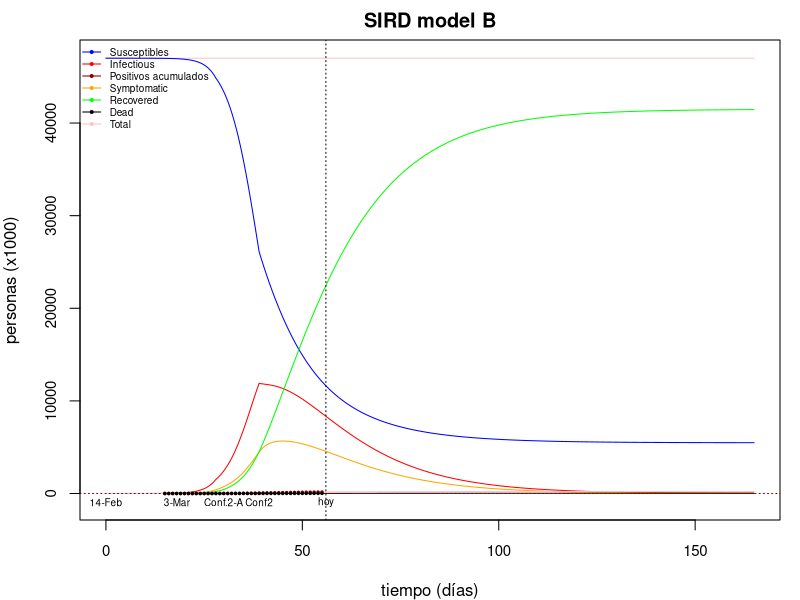

The R script that drew this image:
# MODELO SIERD (modificado del de JMO)
# Modelo de cajas para propagación de epidemias. 
# Cajas:
# S susceptibles
# I infecciosos 
# E Enfermos
# R recuperados 
# D difuntos
# C casos detectados acumulados
#
# Procesos que este modelo no tiene en cuenta:
# Compartimentalización espacial de la población.
# Comportamiento por edades de la población.  
# Retraso o latencia entre la infección y la infeciosidad.
# 
# Unidades: tiempo en días y las demás variables en millares de personas.

library(deSolve) #Para usar la función "ode" http://biom300.weebly.com/simulating-disease-models-examples.html

# Sistemas de ecuaciones diferenciales en R
# Podemos resolver numericamente estos sistemas en R gracias a la función ode() del package deSolve
# Instalar con:
##  install.packages("deSolve")
# Se usa con la función with() function abajo:
sird_equations <- function(time, variables, parameters) {
  with(as.list(c(variables, parameters)), {
    dS <- - alpha(time)*I*S + gamma*R
    dI <- + alpha(time)*I*S - epsilon*(I-E)
    dE <- + epsilon*(I-E) - beta*E - delta*E
    dR <- + beta*E - gamma*R
    dD <- + delta*E
    dC <- + alpha(time)*E*S
    return(list(c(dS, dI, dR, dD, dC, dE)))
  })
}


#Tiempos del modelo:
día_final_modelo=165
dia_cero_lbl = "14-Feb" #día correspondiente al inicio del modelo.
dia_primer_dato <- 15 #29 de febrero 2020, día del modelo correspondiente al día del primer dato (ver abajo)
dia_primera_muerte <- dia_primer_dato + 3
dia_primera_muerte_lbl="3-Mar"
dia_confinamiento <- dia_primer_dato + 13 #13-April onset of confinement and alpha2
dia_confinamiento_lbl="Conf."
dia_confinamiento2 <- dia_primer_dato + 24 #Lunes 30-April onset of confinement and alpha2
dia_confinamiento2_lbl="Conf2"
# Datos reales de Covid-19 en España 
numero_datos = 40
dias <- dia_primer_dato + seq(0, numero_datos, by = 1) 
#Casos detectados en miles, de https://ourworldindata.org/coronavirus#confirmed-covid-19-cases-by-country
casos <- c(.083, #29 febrero
           .114,.151,.200,.261,.374,.430,.589,1.204,1.639,2.140,3.004,4.231,5.753,7.753, #hasta el 14 de marzo
           9.191,11.178,13.716,17.147,19.980,24.926,28.572,33.089,39.673,47.610,56.188,64.059,72.248,78.797, 85.195,
           94.417, 102.136, 110.238, 117.710, 124.136,  #from April 1st
          131.646, 136.675, 141.942, 148.220, 153.222, 158.273 ) #from April 5th, data from https://www.worldometers.info/coronavirus/country/spain/
#Muertes en miles, https://ourworldindata.org/coronavirus#confirmed-covid-19-deaths-by-country
dead <- c(0.000, #29 febrero
          0.000,0.000,0.001,0.003,0.005,0.009, 0.019,0.028,0.036,0.050,0.084,0.121,0.136,0.288,0.309,0.491,0.598,0.767,1.002,1.326,1.720,2.182, 2.696,3.434,4.089,4.858,5.690,6.528, 7.340, 
          8.189, 9.053, 10.003, 10.935, 11.744, #from April 1st
          12.641, 13.341, 14.045, 14.792, 15.447, 16.081 ) #from April 5th, data from https://www.worldometers.info/coronavirus/country/spain/
datos <- data.frame (dias,casos,dead)

#Tiempos en que calcular las variables
tiempos <- seq(0, día_final_modelo, by = .1) #paso de 0.1 días


#PARÁMETROS
población <- 47000 #en miles de individuos
p <- 1 #1 #proporción inicial de susceptibles
q <- .012 #.17 proporción de infecciosos que son detectados. Vò study: 89 positives nearly none knew.
#valores iniciales [miles]:
S0 <- p*población 
I0 <- .05 #el 14-F había en España 2 casos confirmados
R0 <- 0
D0 <- 0
C0 <- I0*q
E0 <- 0


alpha1 <- 11.1e-6 #tasa capacidad de infeccion de Susceptibles`` [%/100/persona/dia]
alpha2 <- alpha1/1.3  #0e-6 #tras el confinamiento
alpha3 <- alpha2/1.9 #0e-6 #tras el cierre salvo esenciales
alpha <- function(time){if (time<dia_confinamiento2){if (time<dia_confinamiento){alpha1} else{alpha2}} else{alpha3}} 
beta <- .2      #tasa diaria de recuperación de un Enfermo [%/100/día]. Basado en los 14 días de recuperación media. Vò (Veneto): onl6 6 out of 89 remain infected after 9 days. Most were assymptomatic: https://www.theguardian.com/commentisfree/2020/mar/20/eradicated-coronavirus-mass-testing-covid-19-italy-vo?CMP=share_btn_tw
gamma <- 0e-3    #tasa diaria de Recuperados que devienen Susceptibles de nuevo [%/100/día]
delta <- 1.5e-4  #tasa diaria de muerte de un Enfermo [%/100/día]. 1.5e-4 basado en la letalidad del 0.2% en dos semanas https://www.cebm.net/covid-19/global-covid-19-case-fatality-rates/
epsilon <- .2   #tasa diaria de Infectados que devienen Enfermos [%/100/día]. 1.5e-4 basado en el periodo de incubación en 5 días



#Salida gráfica:
ymax=población*p*1.001
ymin=-ymax/50

parameters_values <- c(
  beta,
  delta    
)
#valores iniciales de las variables en un vector:
initial_values <- c(S = S0, I = I0, R = R0, D = D0, C = C0, E=E0)



#Resolver numericamente el sistema:
sird_values <- ode(
  y = initial_values,
  times = tiempos,
  func = sird_equations,
  parms = parameters_values 
)

# Para ver los valores calculados:
sird_values
# Los ponemos en un data frame para usarlos con la función with()
sird_values <- as.data.frame(sird_values)

#Márgenes del gráfico  
par(mar=c(4,4,2,1))
#Gráfica general
with(sird_values, {
  plot(
    time, S+I+R+E+D, lty = 1, type = "l", col = "pink",
    xlim = c(0,día_final_modelo), cex.axis=0.9,
    ylim = c(ymin,ymax),
    xlab = "tiempo (días)", 
    ylab = "personas (x1000)",
    main = "SIRD model B"
    #,log = "y"
  )
  lines(time, S, col = "blue")
  lines(time, I, col = "red")
  lines(time, E, col = "orange")
  lines(time, R, col = "green")
  lines(time, D, col = "black")
  lines(time, C*q, col = "pink")
  abline(a=0,b=0,lty = 3, col="dark red")
  abline(v=numero_datos+dia_primer_dato+1,lty=3,col="black")
  text(0,ymin,dia_cero_lbl,cex=0.6,col="black")
  text(dia_primera_muerte,ymin,dia_primera_muerte_lbl,cex=0.6,col="black")
  text(dia_confinamiento ,ymin,dia_confinamiento_lbl, cex=0.6,col="black")
  text(dia_confinamiento2,ymin,dia_confinamiento2_lbl,cex=0.6,col="black")
  text(33,ymin,"2-A",cex=0.6,col="black")
  text(numero_datos+dia_primer_dato+1,ymin,"hoy",cex=0.6,col="black")
  with(datos,points(dias, casos, pch = 20, cex=0.5,col = "dark red"))
  with(datos,points(dias, dead, pch = 20, cex=0.5,col = "black"))
})

#Leyenda:
legend("topleft", c("Susceptibles","Infectious","Positivos acumulados","Symptomatic","Recovered","Dead", "Total"),
  col = c( "blue", "red", "dark red", "orange", "green", "black", "pink"), cex=0.6, lty = 1, bty = "n", pch=20)

cat(  "S Min. Susceptibles:", min(sird_values$S), "k pp")
cat("\nI Max. Infecciosos: ", max(sird_values$I), "k pp")
cat("\nE Max. Enfermos:    ", max(sird_values$E), "k pp")
cat("\nR Final Recuperados:", max(sird_values$R), "k pp")
cat("\nD Final Deaths:     ", max(sird_values$D), "k pp")


#REFS:
# https://reason.com/2020/04/03/what-we-should-have-learned-from-icelands-response-to-covid-19/
# https://www.statista.com/statistics/1106855/tested-and-confirmed-coronavirus-cases-in-iceland/
# https://www.cebm.net/covid-19/global-covid-19-case-fatality-rates/
# https://cleantechnica.com/2020/03/21/iceland-is-doing-science-50-of-people-with-covid-19-not-showing-symptoms-50-have-very-moderate-cold-symptoms/
# https://www.government.is/news/article/2020/03/15/Large-scale-testing-of-general-population-in-Iceland-underway/
# https://www.theguardian.com/commentisfree/2020/mar/20/eradicated-coronavirus-mass-testing-covid-19-italy-vo?CMP=share_btn_tw
# I=0.15 https://www.imperial.ac.uk/mrc-global-infectious-disease-analysis/covid-19/report-13-europe-npi-impact/
# I=0.15 https://catalunyaplural.cat/ca/la-prudencia-en-epidemiologia/
# Death rates from Covid reliable: https://elpais.com/sociedad/2020/04/09/actualidad/1586435286_092135.html
